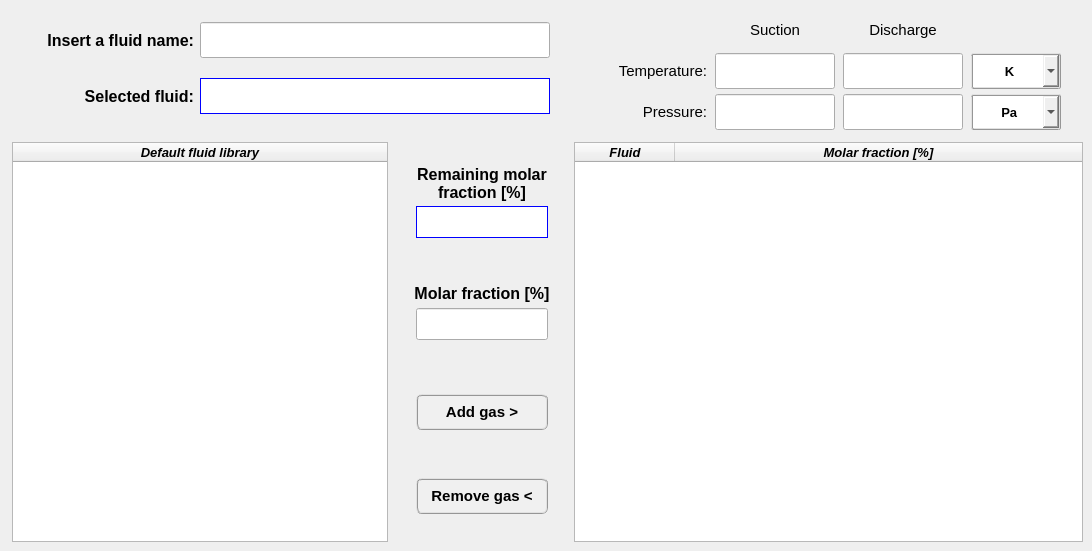
    <widget class="QWidget" name="tab_fluid_setup">
     <attribute name="title">
      <string>Fluid setup</string>
     </attribute>
     <widget class="QPushButton" name="pushButton_add_gas">
      <property name="geometry">
       <rect>
        <x>416</x>
        <y>394</y>
        <width>132</width>
        <height>36</height>
       </rect>
      </property>
      <property name="minimumSize">
       <size>
        <width>132</width>
        <height>36</height>
       </size>
      </property>
      <property name="maximumSize">
       <size>
        <width>132</width>
        <height>36</height>
       </size>
      </property>
      <property name="font">
       <font>
        <family>MS Shell Dlg 2</family>
        <pointsize>11</pointsize>
        <weight>75</weight>
        <italic>false</italic>
        <bold>true</bold>
       </font>
      </property>
      <property name="styleSheet">
       <string notr="true">QPushButton{border-radius: 6px; border-color: rgb(150, 150, 150); border-style: ridge; border-width: 2px; color: rgb(0, 0, 0); background-color: rgb(240, 240, 240); font: 75 bold 11pt &quot;MS Shell Dlg 2&quot;}
QPushButton:hover{border-radius: 6px; border-color: rgb(0, 170, 255); border-style: ridge; border-width: 2px; color: rgb(0, 0, 0); background-color: rgba(174, 213, 255, 100); font: 75 bold 11pt &quot;MS Shell Dlg 2&quot;}
QPushButton:pressed{border-radius: 6px; border-color: rgb(0, 170, 255); border-style: ridge; border-width: 3px; color: rgb(0, 0, 0); background-color: rgb(174, 213, 255); font: 75 bold 11pt &quot;MS Shell Dlg 2&quot;}</string>
      </property>
      <property name="text">
       <string>Add gas &gt;</string>
      </property>
     </widget>
     <widget class="QTreeWidget" name="treeWidget_new_gas">
      <property name="geometry">
       <rect>
        <x>574</x>
        <y>142</y>
        <width>509</width>
        <height>400</height>
       </rect>
      </property>
      <property name="font">
       <font>
        <family>Arial</family>
        <pointsize>9</pointsize>
        <italic>true</italic>
       </font>
      </property>
      <property name="editTriggers">
       <set>QAbstractItemView::DoubleClicked|QAbstractItemView::EditKeyPressed|QAbstractItemView::SelectedClicked</set>
      </property>
      <property name="alternatingRowColors">
       <bool>true</bool>
      </property>
      <property name="selectionBehavior">
       <enum>QAbstractItemView::SelectRows</enum>
      </property>
      <property name="indentation">
       <number>0</number>
      </property>
      <column>
       <property name="text">
        <string>Fluid</string>
       </property>
       <property name="font">
        <font>
         <family>Arial</family>
         <pointsize>10</pointsize>
         <weight>75</weight>
         <italic>true</italic>
         <bold>true</bold>
        </font>
       </property>
       <property name="textAlignment">
        <set>AlignCenter</set>
       </property>
      </column>
      <column>
       <property name="text">
        <string>Molar fraction [%]</string>
       </property>
       <property name="font">
        <font>
         <family>Arial</family>
         <pointsize>10</pointsize>
         <weight>75</weight>
         <italic>true</italic>
         <bold>true</bold>
        </font>
       </property>
       <property name="textAlignment">
        <set>AlignCenter</set>
       </property>
      </column>
     </widget>
     <widget class="QLabel" name="label_selected_fluid">
      <property name="geometry">
       <rect>
        <x>200</x>
        <y>78</y>
        <width>350</width>
        <height>36</height>
       </rect>
      </property>
      <property name="minimumSize">
       <size>
        <width>350</width>
        <height>36</height>
       </size>
      </property>
      <property name="maximumSize">
       <size>
        <width>350</width>
        <height>36</height>
       </size>
      </property>
      <property name="font">
       <font>
        <family>Arial</family>
        <pointsize>8</pointsize>
        <italic>true</italic>
       </font>
      </property>
      <property name="styleSheet">
       <string notr="true">color: rgb(0, 0, 255);
background-color: rgb(255, 255, 255);</string>
      </property>
      <property name="frameShape">
       <enum>QFrame::Box</enum>
      </property>
      <property name="text">
       <string/>
      </property>
      <property name="alignment">
       <set>Qt::AlignCenter</set>
      </property>
      <property name="wordWrap">
       <bool>true</bool>
      </property>
      <property name="margin">
       <number>2</number>
      </property>
      <property name="indent">
       <number>2</number>
      </property>
     </widget>
     <widget class="QLabel" name="label_2">
      <property name="geometry">
       <rect>
        <x>414</x>
        <y>280</y>
        <width>136</width>
        <height>26</height>
       </rect>
      </property>
      <property name="minimumSize">
       <size>
        <width>136</width>
        <height>26</height>
       </size>
      </property>
      <property name="maximumSize">
       <size>
        <width>136</width>
        <height>26</height>
       </size>
      </property>
      <property name="font">
       <font>
        <family>Arial</family>
        <pointsize>12</pointsize>
        <weight>75</weight>
        <italic>false</italic>
        <bold>true</bold>
       </font>
      </property>
      <property name="text">
       <string>Molar fraction [%]</string>
      </property>
      <property name="alignment">
       <set>Qt::AlignCenter</set>
      </property>
     </widget>
     <widget class="QLineEdit" name="lineEdit_composition">
      <property name="geometry">
       <rect>
        <x>416</x>
        <y>308</y>
        <width>132</width>
        <height>32</height>
       </rect>
      </property>
      <property name="minimumSize">
       <size>
        <width>132</width>
        <height>32</height>
       </size>
      </property>
      <property name="maximumSize">
       <size>
        <width>132</width>
        <height>32</height>
       </size>
      </property>
      <property name="font">
       <font>
        <family>Arial</family>
        <pointsize>11</pointsize>
        <italic>true</italic>
       </font>
      </property>
      <property name="styleSheet">
       <string notr="true"/>
      </property>
      <property name="alignment">
       <set>Qt::AlignCenter</set>
      </property>
     </widget>
     <widget class="QLabel" name="label_3">
      <property name="geometry">
       <rect>
        <x>54</x>
        <y>78</y>
        <width>140</width>
        <height>36</height>
       </rect>
      </property>
      <property name="minimumSize">
       <size>
        <width>140</width>
        <height>36</height>
       </size>
      </property>
      <property name="maximumSize">
       <size>
        <width>140</width>
        <height>36</height>
       </size>
      </property>
      <property name="font">
       <font>
        <family>MS Shell Dlg 2</family>
        <pointsize>12</pointsize>
        <weight>75</weight>
        <italic>false</italic>
        <bold>true</bold>
       </font>
      </property>
      <property name="text">
       <string>Selected fluid:</string>
      </property>
      <property name="alignment">
       <set>Qt::AlignRight|Qt::AlignTrailing|Qt::AlignVCenter</set>
      </property>
     </widget>
     <widget class="QTreeWidget" name="treeWidget_reference_gases">
      <property name="geometry">
       <rect>
        <x>12</x>
        <y>142</y>
        <width>376</width>
        <height>400</height>
       </rect>
      </property>
      <property name="font">
       <font>
        <family>Arial</family>
        <pointsize>9</pointsize>
        <weight>50</weight>
        <italic>true</italic>
        <bold>false</bold>
       </font>
      </property>
      <property name="horizontalScrollBarPolicy">
       <enum>Qt::ScrollBarAsNeeded</enum>
      </property>
      <property name="sizeAdjustPolicy">
       <enum>QAbstractScrollArea::AdjustIgnored</enum>
      </property>
      <property name="indentation">
       <number>0</number>
      </property>
      <property name="wordWrap">
       <bool>true</bool>
      </property>
      <attribute name="headerCascadingSectionResizes">
       <bool>true</bool>
      </attribute>
      <attribute name="headerHighlightSections">
       <bool>true</bool>
      </attribute>
      <column>
       <property name="text">
        <string>Default fluid library</string>
       </property>
       <property name="font">
        <font>
         <family>Arial</family>
         <pointsize>10</pointsize>
         <weight>75</weight>
         <italic>true</italic>
         <bold>true</bold>
        </font>
       </property>
       <property name="textAlignment">
        <set>AlignCenter</set>
       </property>
      </column>
     </widget>
     <widget class="QLabel" name="label_remaining_composition">
      <property name="geometry">
       <rect>
        <x>416</x>
        <y>206</y>
        <width>132</width>
        <height>32</height>
       </rect>
      </property>
      <property name="minimumSize">
       <size>
        <width>132</width>
        <height>32</height>
       </size>
      </property>
      <property name="maximumSize">
       <size>
        <width>132</width>
        <height>32</height>
       </size>
      </property>
      <property name="font">
       <font>
        <family>Arial</family>
        <pointsize>11</pointsize>
        <italic>true</italic>
       </font>
      </property>
      <property name="styleSheet">
       <string notr="true">color: rgb(0, 0, 255);
background-color: rgb(255, 255, 255);</string>
      </property>
      <property name="frameShape">
       <enum>QFrame::Box</enum>
      </property>
      <property name="text">
       <string/>
      </property>
      <property name="alignment">
       <set>Qt::AlignCenter</set>
      </property>
      <property name="wordWrap">
       <bool>true</bool>
      </property>
     </widget>
     <widget class="QPushButton" name="pushButton_remove_gas">
      <property name="geometry">
       <rect>
        <x>416</x>
        <y>478</y>
        <width>132</width>
        <height>36</height>
       </rect>
      </property>
      <property name="minimumSize">
       <size>
        <width>132</width>
        <height>36</height>
       </size>
      </property>
      <property name="maximumSize">
       <size>
        <width>132</width>
        <height>36</height>
       </size>
      </property>
      <property name="font">
       <font>
        <family>MS Shell Dlg 2</family>
        <pointsize>11</pointsize>
        <weight>75</weight>
        <italic>false</italic>
        <bold>true</bold>
       </font>
      </property>
      <property name="styleSheet">
       <string notr="true">QPushButton{border-radius: 6px; border-color: rgb(150, 150, 150); border-style: ridge; border-width: 2px; color: rgb(0, 0, 0); background-color: rgb(240, 240, 240); font: 75 bold 11pt &quot;MS Shell Dlg 2&quot;}
QPushButton:hover{border-radius: 6px; border-color: rgb(0, 170, 255); border-style: ridge; border-width: 2px; color: rgb(0, 0, 0); background-color: rgba(174, 213, 255, 100); font: 75 bold 11pt &quot;MS Shell Dlg 2&quot;}
QPushButton:pressed{border-radius: 6px; border-color: rgb(0, 170, 255); border-style: ridge; border-width: 3px; color: rgb(0, 0, 0); background-color: rgb(174, 213, 255); font: 75 bold 11pt &quot;MS Shell Dlg 2&quot;}</string>
      </property>
      <property name="text">
       <string>Remove gas &lt;</string>
      </property>
     </widget>
     <widget class="QLabel" name="label_title_remaining_fraction">
      <property name="geometry">
       <rect>
        <x>414</x>
        <y>162</y>
        <width>136</width>
        <height>42</height>
       </rect>
      </property>
      <property name="minimumSize">
       <size>
        <width>136</width>
        <height>42</height>
       </size>
      </property>
      <property name="maximumSize">
       <size>
        <width>136</width>
        <height>42</height>
       </size>
      </property>
      <property name="font">
       <font>
        <family>Arial</family>
        <pointsize>12</pointsize>
        <weight>75</weight>
        <italic>false</italic>
        <bold>true</bold>
       </font>
      </property>
      <property name="text">
       <string>Remaining molar fraction [%]</string>
      </property>
      <property name="alignment">
       <set>Qt::AlignCenter</set>
      </property>
      <property name="wordWrap">
       <bool>true</bool>
      </property>
     </widget>
     <widget class="QLineEdit" name="lineEdit_fluid_name">
      <property name="geometry">
       <rect>
        <x>200</x>
        <y>22</y>
        <width>350</width>
        <height>36</height>
       </rect>
      </property>
      <property name="minimumSize">
       <size>
        <width>350</width>
        <height>36</height>
       </size>
      </property>
      <property name="maximumSize">
       <size>
        <width>350</width>
        <height>36</height>
       </size>
      </property>
      <property name="font">
       <font>
        <family>Arial</family>
        <pointsize>11</pointsize>
        <italic>false</italic>
       </font>
      </property>
      <property name="styleSheet">
       <string notr="true"/>
      </property>
      <property name="alignment">
       <set>Qt::AlignCenter</set>
      </property>
     </widget>
     <widget class="QLabel" name="label_5">
      <property name="geometry">
       <rect>
        <x>34</x>
        <y>22</y>
        <width>160</width>
        <height>36</height>
       </rect>
      </property>
      <property name="minimumSize">
       <size>
        <width>160</width>
        <height>36</height>
       </size>
      </property>
      <property name="maximumSize">
       <size>
        <width>160</width>
        <height>36</height>
       </size>
      </property>
      <property name="font">
       <font>
        <family>MS Shell Dlg 2</family>
        <pointsize>12</pointsize>
        <weight>75</weight>
        <italic>false</italic>
        <bold>true</bold>
       </font>
      </property>
      <property name="text">
       <string>Insert a fluid name:</string>
      </property>
      <property name="alignment">
       <set>Qt::AlignRight|Qt::AlignTrailing|Qt::AlignVCenter</set>
      </property>
     </widget>
     <widget class="QFrame" name="frame_states">
      <property name="geometry">
       <rect>
        <x>576</x>
        <y>7</y>
        <width>505</width>
        <height>131</height>
       </rect>
      </property>
      <property name="font">
       <font>
        <family>MS Shell Dlg 2</family>
       </font>
      </property>
      <property name="frameShape">
       <enum>QFrame::NoFrame</enum>
      </property>
      <property name="frameShadow">
       <enum>QFrame::Raised</enum>
      </property>
      <layout class="QGridLayout" name="gridLayout">
       <property name="leftMargin">
        <number>4</number>
       </property>
       <property name="topMargin">
        <number>4</number>
       </property>
       <property name="rightMargin">
        <number>4</number>
       </property>
       <property name="bottomMargin">
        <number>4</number>
       </property>
       <property name="horizontalSpacing">
        <number>8</number>
       </property>
       <property name="verticalSpacing">
        <number>4</number>
       </property>
       <item row="1" column="1">
        <widget class="QLabel" name="label_10">
         <property name="minimumSize">
          <size>
           <width>110</width>
           <height>36</height>
          </size>
         </property>
         <property name="maximumSize">
          <size>
           <width>132</width>
           <height>36</height>
          </size>
         </property>
         <property name="font">
          <font>
           <family>MS Shell Dlg 2</family>
           <pointsize>11</pointsize>
           <weight>50</weight>
           <italic>false</italic>
           <bold>false</bold>
          </font>
         </property>
         <property name="text">
          <string>Temperature:</string>
         </property>
         <property name="alignment">
          <set>Qt::AlignRight|Qt::AlignTrailing|Qt::AlignVCenter</set>
         </property>
        </widget>
       </item>
       <item row="2" column="4">
        <widget class="QComboBox" name="comboBox_pressure_units">
         <property name="minimumSize">
          <size>
           <width>90</width>
           <height>36</height>
          </size>
         </property>
         <property name="maximumSize">
          <size>
           <width>90</width>
           <height>36</height>
          </size>
         </property>
         <property name="font">
          <font>
           <family>MS Shell Dlg 2</family>
           <pointsize>10</pointsize>
           <weight>75</weight>
           <italic>false</italic>
           <bold>true</bold>
          </font>
         </property>
         <property name="styleSheet">
          <string notr="true">QComboBox{border-radius: 2px; border-color: rgb(150, 150, 150); border-style: ridge; border-width: 2px; font: 75 bold 10pt &quot;MS Shell Dlg 2&quot;}
QComboBox:hover{border-radius: 2px; border-color: rgb(0, 170, 255); border-style: ridge; border-width: 2px; font: 75 bold 10pt &quot;MS Shell Dlg 2&quot;}
QComboBox:pressed{border-radius: 2px; border-color: rgb(0, 170, 255); border-style: ridge; border-width: 3px; font: 75 bold 10pt &quot;MS Shell Dlg 2&quot;}</string>
         </property>
         <item>
          <property name="text">
           <string>       Pa</string>
          </property>
         </item>
         <item>
          <property name="text">
           <string>     kPa</string>
          </property>
         </item>
         <item>
          <property name="text">
           <string>     atm</string>
          </property>
         </item>
         <item>
          <property name="text">
           <string>     bar</string>
          </property>
         </item>
         <item>
          <property name="text">
           <string>  kgf/cm²</string>
          </property>
         </item>
         <item>
          <property name="text">
           <string>     psi</string>
          </property>
         </item>
         <item>
          <property name="text">
           <string>     ksi</string>
          </property>
         </item>
        </widget>
       </item>
       <item row="1" column="4">
        <widget class="QComboBox" name="comboBox_temperature_units">
         <property name="minimumSize">
          <size>
           <width>90</width>
           <height>36</height>
          </size>
         </property>
         <property name="maximumSize">
          <size>
           <width>90</width>
           <height>36</height>
          </size>
         </property>
         <property name="font">
          <font>
           <family>MS Shell Dlg 2</family>
           <pointsize>10</pointsize>
           <weight>75</weight>
           <italic>false</italic>
           <bold>true</bold>
          </font>
         </property>
         <property name="styleSheet">
          <string notr="true">QComboBox{border-radius: 2px; border-color: rgb(150, 150, 150); border-style: ridge; border-width: 2px; font: 75 bold 10pt &quot;MS Shell Dlg 2&quot;}
QComboBox:hover{border-radius: 2px; border-color: rgb(0, 170, 255); border-style: ridge; border-width: 2px; font: 75 bold 10pt &quot;MS Shell Dlg 2&quot;}
QComboBox:pressed{border-radius: 2px; border-color: rgb(0, 170, 255); border-style: ridge; border-width: 3px; font: 75 bold 10pt &quot;MS Shell Dlg 2&quot;}</string>
         </property>
         <item>
          <property name="text">
           <string>        K</string>
          </property>
         </item>
         <item>
          <property name="text">
           <string>      ºC</string>
          </property>
         </item>
         <item>
          <property name="text">
           <string>      ºF</string>
          </property>
         </item>
        </widget>
       </item>
       <item row="0" column="3">
        <widget class="QLabel" name="label_discharge">
         <property name="minimumSize">
          <size>
           <width>110</width>
           <height>20</height>
          </size>
         </property>
         <property name="maximumSize">
          <size>
           <width>120</width>
           <height>36</height>
          </size>
         </property>
         <property name="font">
          <font>
           <family>MS Shell Dlg 2</family>
           <pointsize>11</pointsize>
           <weight>50</weight>
           <italic>false</italic>
           <bold>false</bold>
          </font>
         </property>
         <property name="text">
          <string>Discharge</string>
         </property>
         <property name="alignment">
          <set>Qt::AlignCenter</set>
         </property>
        </widget>
       </item>
       <item row="1" column="2">
        <widget class="QLineEdit" name="lineEdit_temperature">
         <property name="minimumSize">
          <size>
           <width>120</width>
           <height>36</height>
          </size>
         </property>
         <property name="maximumSize">
          <size>
           <width>120</width>
           <height>36</height>
          </size>
         </property>
         <property name="font">
          <font>
           <family>Arial</family>
           <pointsize>11</pointsize>
           <weight>75</weight>
           <italic>false</italic>
           <bold>true</bold>
          </font>
         </property>
         <property name="styleSheet">
          <string notr="true"/>
         </property>
         <property name="text">
          <string/>
         </property>
         <property name="alignment">
          <set>Qt::AlignCenter</set>
         </property>
        </widget>
       </item>
       <item row="2" column="1">
        <widget class="QLabel" name="label_9">
         <property name="minimumSize">
          <size>
           <width>90</width>
           <height>36</height>
          </size>
         </property>
         <property name="maximumSize">
          <size>
           <width>132</width>
           <height>36</height>
          </size>
         </property>
         <property name="font">
          <font>
           <family>MS Shell Dlg 2</family>
           <pointsize>11</pointsize>
           <weight>50</weight>
           <italic>false</italic>
           <bold>false</bold>
          </font>
         </property>
         <property name="text">
          <string>Pressure:</string>
         </property>
         <property name="alignment">
          <set>Qt::AlignRight|Qt::AlignTrailing|Qt::AlignVCenter</set>
         </property>
        </widget>
       </item>
       <item row="2" column="2">
        <widget class="QLineEdit" name="lineEdit_pressure">
         <property name="enabled">
          <bool>true</bool>
         </property>
         <property name="minimumSize">
          <size>
           <width>120</width>
           <height>36</height>
          </size>
         </property>
         <property name="maximumSize">
          <size>
           <width>120</width>
           <height>36</height>
          </size>
         </property>
         <property name="font">
          <font>
           <family>Arial</family>
           <pointsize>11</pointsize>
           <weight>75</weight>
           <italic>false</italic>
           <bold>true</bold>
          </font>
         </property>
         <property name="styleSheet">
          <string notr="true"/>
         </property>
         <property name="text">
          <string/>
         </property>
         <property name="alignment">
          <set>Qt::AlignCenter</set>
         </property>
        </widget>
       </item>
       <item row="1" column="3">
        <widget class="QLineEdit" name="lineEdit_temperature_disch">
         <property name="minimumSize">
          <size>
           <width>120</width>
           <height>36</height>
          </size>
         </property>
         <property name="maximumSize">
          <size>
           <width>120</width>
           <height>36</height>
          </size>
         </property>
         <property name="font">
          <font>
           <family>Arial</family>
           <pointsize>11</pointsize>
           <weight>75</weight>
           <italic>false</italic>
           <bold>true</bold>
          </font>
         </property>
         <property name="styleSheet">
          <string notr="true"/>
         </property>
         <property name="text">
          <string/>
         </property>
         <property name="alignment">
          <set>Qt::AlignCenter</set>
         </property>
        </widget>
       </item>
       <item row="1" column="0">
        <widget class="QFrame" name="frame_3">
         <property name="frameShape">
          <enum>QFrame::NoFrame</enum>
         </property>
         <property name="frameShadow">
          <enum>QFrame::Raised</enum>
         </property>
        </widget>
       </item>
       <item row="0" column="2">
        <widget class="QLabel" name="label_suction">
         <property name="minimumSize">
          <size>
           <width>110</width>
           <height>20</height>
          </size>
         </property>
         <property name="maximumSize">
          <size>
           <width>120</width>
           <height>36</height>
          </size>
         </property>
         <property name="font">
          <font>
           <family>MS Shell Dlg 2</family>
           <pointsize>11</pointsize>
           <weight>50</weight>
           <italic>false</italic>
           <bold>false</bold>
          </font>
         </property>
         <property name="text">
          <string>Suction</string>
         </property>
         <property name="alignment">
          <set>Qt::AlignCenter</set>
         </property>
        </widget>
       </item>
       <item row="2" column="3">
        <widget class="QLineEdit" name="lineEdit_pressure_disch">
         <property name="enabled">
          <bool>true</bool>
         </property>
         <property name="minimumSize">
          <size>
           <width>120</width>
           <height>36</height>
          </size>
         </property>
         <property name="maximumSize">
          <size>
           <width>120</width>
           <height>36</height>
          </size>
         </property>
         <property name="font">
          <font>
           <family>Arial</family>
           <pointsize>11</pointsize>
           <weight>75</weight>
           <italic>false</italic>
           <bold>true</bold>
          </font>
         </property>
         <property name="styleSheet">
          <string notr="true"/>
         </property>
         <property name="text">
          <string/>
         </property>
         <property name="alignment">
          <set>Qt::AlignCenter</set>
         </property>
        </widget>
       </item>
       <item row="1" column="5">
        <widget class="QFrame" name="frame_4">
         <property name="frameShape">
          <enum>QFrame::NoFrame</enum>
         </property>
         <property name="frameShadow">
          <enum>QFrame::Raised</enum>
         </property>
        </widget>
       </item>
      </layout>
     </widget>
    </widget>
